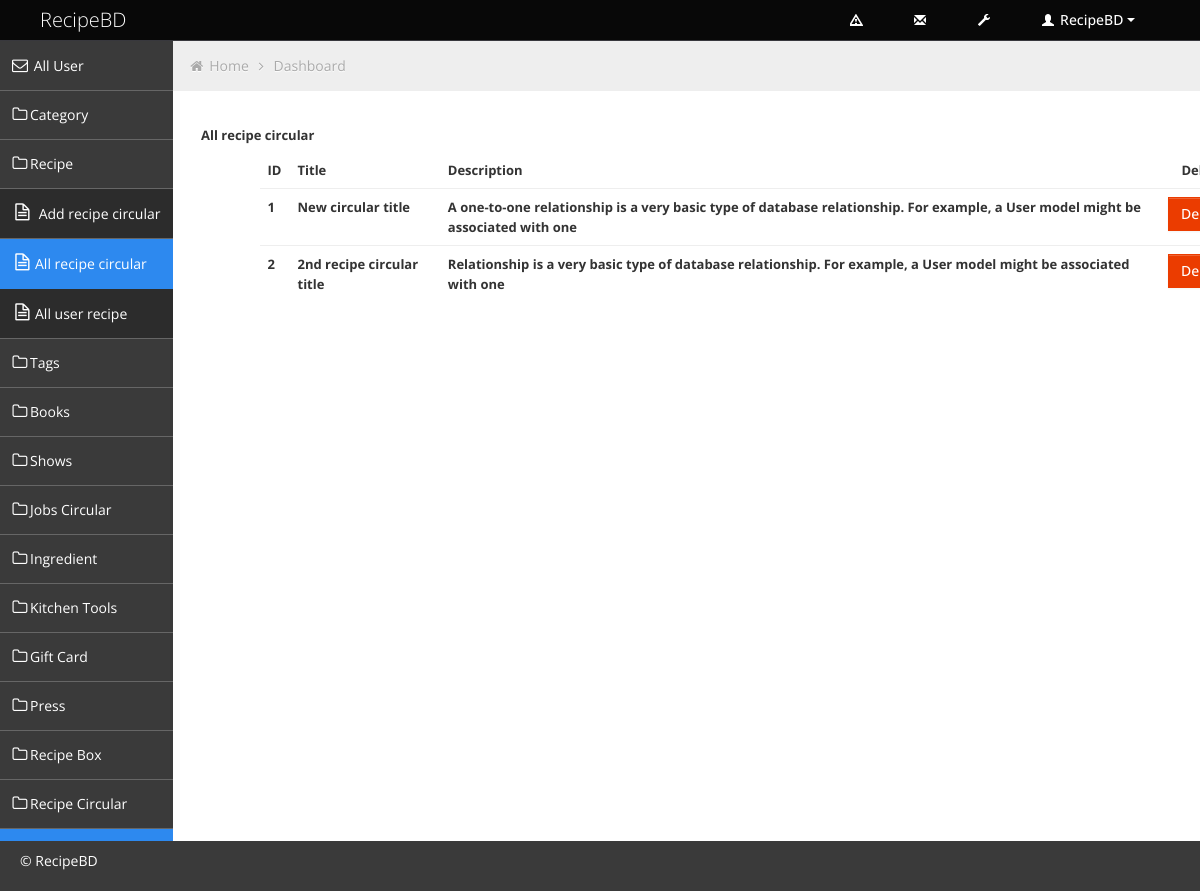
Page /admin/all-recipe-circular.php on the committed database.
### tables this page shows
CREATE TABLE `recipe_circular` (
  `id` int(11) NOT NULL,
  `title` varchar(255) NOT NULL,
  `description` varchar(500) NOT NULL,
  `date` varchar(100) NOT NULL
);

### admin/all-recipe-circular.php (the view, shortened to what this page needs)
<?php include('header.php') ?>
	<div class="container-fluid-full">
	<div class="row-fluid">
<?php include('sidebar.php'); ?>
			<div id="content" class="span10">
			<ul class="breadcrumb">
				<li>
					<i class="icon-home"></i>
					<a href="index.html">Home</a>
					<i class="icon-angle-right"></i>
				</li>
				<li><a href="#">Dashboard</a></li>
			</ul>
           <?php include 'db.php' ?>
           <div class="container my-5">
            <h5 class="py-3">All recipe circular</h5>
            <div class="container" style="width:90%;">
                <table class="table bg-white " style="font-size: 13px;">
                <thead class="bg-white" >
                    <tr >
                        <th scope="col">ID </th>
                        <th scope="col">Title</th>
                        <th scope="col">Description</th>
                        <th scope="col" style="text-align:center;">Delete</th>
                    </tr>
                </thead>
                <tbody class="text-secondary bg-light">
                    <?php
                    $recipe_query ="SELECT * FROM recipe_circular";
                    $run_recipe_query =mysqli_query($conn,$recipe_query);
                while($all_recipe = mysqli_fetch_assoc($run_recipe_query))
                {?>
                <tr>
                    <td style="font-weight:bold"><?php echo $all_recipe['id'] ?></td>
                    <td style="font-weight:bold"><?php echo $all_recipe['title'] ?></td>
                    <td style="font-weight:bold"><?php echo $all_recipe['description'] ?></td>
                    <td class="text-center"><?php
                        echo"<a href='delete_press.php?id=$all_recipe[id]' class=' btn btn-danger'>Delete</a>";
                            ?>
                    </td>
                </tr>
                <?php   } ?>
                </tbody>
            </table>
            </div>
            </div>
			</div>
	</div>
	</div>
<?php include('footer.php'); ?>

### admin/css/style.css (style rules this page uses)
body { background: #F5F5F5; color: #333; border: none; font-family: 'Open Sans', sans-serif; font-weight: 400; }
h5 { font-size: 13px; line-height: 13px; }
#content { background: #ffffff; filter: none; min-height: 100%; padding: 20px 20px; position: relative; }
.breadcrumb { margin: -28px -28px 28px -28px; line-height: 34px; background: #eee; border: 0px; color: #aaa; -webkit-box-shadow: none; -moz-box-shadow: none; box-shadow: none; -webkit-border-radius: 0px; -moz-border-radius: 0px; border-radius: 0px; }
.breadcrumb a { color: #aaa; text-shadow: 0px 1px 1px #fff; }
.btn { display: inline-block; padding: 6px 12px; margin-bottom: 0; font-size: 14px; font-weight: 500; line-height: 20px; text-align: center; white-space: nowrap; vertical-align: middle; cursor: pointer; border: 1px solid #a7a9aa; -webkit-border-radius: 0px !important; border-radius: 0px !important; }
.btn { color: #ffffff; background-color: #a7a9aa; border-color: #a7a9aa; background-image: none; filter: none; text-shadow: none; }
.btn-danger { background-color: #EB3C00; border-color: #EB3C00; }
.table th, .table td { border-top: 1px solid #eee; }

### admin/css/style-responsive.css (style rules this page uses)
@media (min-width: 1200px) { .container-fluid-full { overflow: hidden; position: relative; height: 100%; } }
@media (min-width: 1200px) { #content { width: 85.578%; padding: 28px; margin: 0px 0px; margin-left: 14.422% !important; } }

### admin/css/halflings.css (style rules this page uses)
html, html .halflings { -webkit-font-smoothing: antialiased !important; }

### rows in the picture
recipe_circular: id "1", title "New circular title", description "A one-to-one relationship is a very basic type of database relationship. For example, a User model might be associated with one"
recipe_circular: id "2", title "2nd recipe circular title", description "Relationship is a very basic type of database relationship. For example, a User model might be associated with one"
